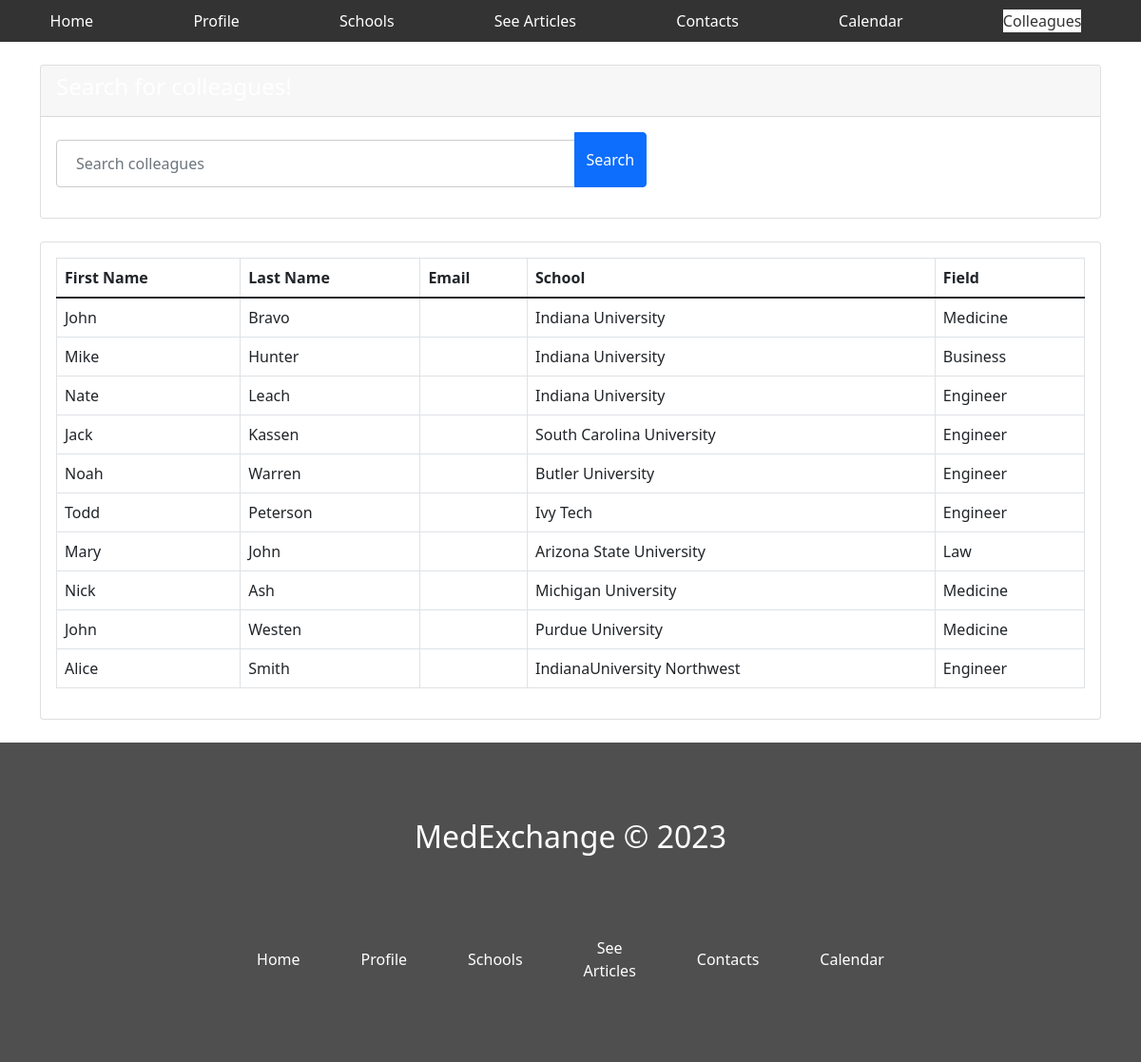
Screenshot of /colleagues.php with the database file from the repository.
### tables this page shows
CREATE TABLE user (
userID INT auto_increment NOT NULL,
fname VARCHAR(30) NOT NULL,
lname VARCHAR(30) NOT NULL,
address VARCHAR(50),
phone VARCHAR(15),
school VARCHAR(50),
about VARCHAR(300),
PRIMARY KEY (userID)
);

### colleagues.php (the view, shortened to what this page needs)
<!DOCTYPE html>
<html lang="en">
<head>
   <link rel="stylesheet" href="styles.css">
   <link rel="stylesheet" href="https://cdn.jsdelivr.net/npm/bootstrap@4.0.0/dist/css/bootstrap.min.css">
   <link href="https://cdn.jsdelivr.net/npm/bootstrap@5.0.0-beta1/dist/css/bootstrap.min.css" rel="stylesheet">
</head>
<body>
<div class="nav">
    <a href="home.php">Home</a>
    <a href="profile.php">Profile</a>
    <a href="schools.php">Schools</a>
    <a href="newsArticle.php">See Articles</a>
    <a href="contacts.php">Contacts</a>
    <a href="calendarFC.php">Calendar</a>
    <a class='active' href="colleagues.php">Colleagues</a>
</div>
<div class="wrapper">
<div class="container">
   <div class="row">
       <div class="col-md-12">
           <div class="card mt-4">
               <div class="card-header text-black">
                   <h4>Search for colleagues!</h4>
               </div>
               <div class="card-body">
                   <div class="row">
                       <div class="col-md-7">
                           <form action="" method="GET">
                               <div class="input-group mb-3">
                                   <input type="text" name="search" required value="<?php if(isset($_GET['search'])){echo $_GET['search']; } ?>" class="form-control" placeholder="Search colleagues">
                                   <button type="submit" class="btn btn-primary">Search</button>
                               </div>
                           </form>
                       </div>
                   </div>
               </div>
           </div>
       </div>
       <div class="col-md-12">
           <div class="card mt-4">
               <div class="card-body">
                   <table class="table table-bordered">
                       <thead>
                           <tr>
                               <th>First Name</th>
                               <th>Last Name</th>
                               <th>Email</th>
                               <th>School</th>
                               <th>Field</th>
                           </tr>
                       </thead>
                       <tbody>
                            <?php
                            $conn=mysqli_connect("db.luddy.indiana.edu","i494f22_team48","my+sql=i494f22_team48","i494f22_team48");
                            $sql = "SELECT * FROM user";
                            $result = mysqli_query($conn, $sql);
                            if (mysqli_num_rows($result) > 0) {
                                while($row = mysqli_fetch_assoc($result)) {
                                    ?>
                                    <tr>
                                        <td><?= $row['fname']; ?></td>
                                        <td><?= $row['lname']; ?></td>
                                        <td><?= $row['email']; ?></td>
                                        <td><?= $row['school']; ?></td>
                                        <td><?= $row['field']; ?></td>
                                    </tr>
                                    <?php
                                }
                            } else {
                                ?>
                                <tr>
                                    <td colspan="5">No Record Found</td>
                                </tr>
                                <?php
                            }
                            ?>
                       </tbody>
                   </table>
               </div>
           </div>
       </div>
   </div>
</div>
<br>
<div class="push"></div>
</div>
<footer class="foot">
   <div class='footer-container'>
      <div class='footer'>
         <div class='footer-heading'>
            <h2>MedExchange &copy; 2023</h2>
         </div>
      </div>
      <div class='footer'>
         <div class='footer-heading footer'>
            <a href="home.php">Home</a>
         </div>
         <div class='footer-heading footer'>
            <a href="profile.php">Profile</a>
         </div>
         <div class='footer-heading footer'>
            <a href="schools.php">Schools</a>
         </div>
         <div class='footer-heading footer'>
            <a href="newsArticle.php">See Articles</a>
         </div>
         <div class='footer-heading footer'>
            <a href="contacts.php">Contacts</a>
         </div>
         <div class='footer-heading footer'>
            <a href="calendar.php">Calendar</a>
         </div>
      </div>
   </div>
</footer>
</body>
</html>

### styles.css (style rules this page uses)
.nav { display: flex; justify-content: space-around; align-items: center; background-color: #333; color: #fff; padding: 10px; }
.nav a { color: #fff; text-decoration: none; }
.nav .active { background-color: #fff; color: #333; }
.card-header { font-size: 3rem; font-weight: 350; color: white; margin-bottom: 1.5rem; }
input[type=text], select { width: 100%; padding: 12px 20px; margin: 8px 0; display: inline-block; border: 1px solid #ccc; border-radius: 4px; box-sizing: border-box; }
* { padding: 0; margin: 0; box-sizing: border-box; }
.footer-container { background-color: rgb(79, 79, 79); padding:4rem 0 4rem 0; }
.footer { width: 40%; height: 10vh; background-color: rgb(79, 79, 79); color: #fff; display: flex; justify-content: center; margin: 1rem auto; }
.footer-heading { display: flex; flex-direction: column; margin-right: 2rem; margin-left: 2rem; text-align: center; }
.footer-heading h2 { margin-bottom: 0.5rem; }
.footer-heading a { color: #fff; text-decoration: none; margin-bottom: 0.5rem; }

### colleagues.php (style rules this page uses)
html, body { height: 100%; margin: 0; }
.wrapper { min-height:100%; margin-bottom: -100px; }
.foot, .push { height: 100px; }

### rows the page displays
user: fname "John", lname "Bravo", school "Indiana University", field "Medicine"
user: fname "Mike", lname "Hunter", school "Indiana University", field "Business"
user: fname "Nate", lname "Leach", school "Indiana University", field "Engineer"
user: fname "Jack", lname "Kassen", school "South Carolina University", field "Engineer"
user: fname "Noah", lname "Warren", school "Butler University", field "Engineer"
user: fname "Todd", lname "Peterson", school "Ivy Tech", field "Engineer"
user: fname "Mary", lname "John", school "Arizona State University", field "Law"
user: fname "Nick", lname "Ash", school "Michigan University", field "Medicine"
user: fname "John", lname "Westen", school "Purdue University", field "Medicine"
user: fname "Alice", lname "Smith", school "IndianaUniversity Northwest", field "Engineer"
